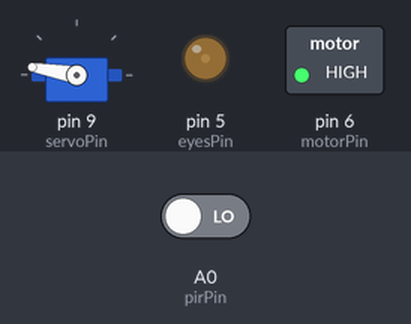
Simulated run of this sketch. Board: Arduino Uno, built with avr-gcc and run on an emulated ATmega328P. On the bench: servo, switched loads named in the sketch (green lamp = pin HIGH), output pins drawn as LEDs (lit = HIGH). The inputs (shaded band) are chosen by the test bench; at power-on: A0 (pirPin) LOW.

Above: at 1.2 s.
1.3 s: A0 (pirPin) driven HIGH
At 1.8 s:
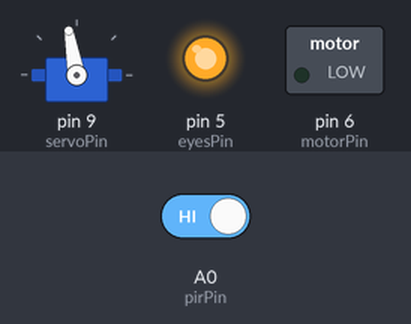
2.8 s: A0 (pirPin) driven LOW
At 6.1 s:
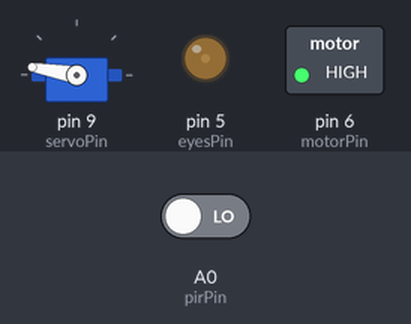
Timing chart, 0 to 7.6 s (numbered marks = the images above; inputs shaded):
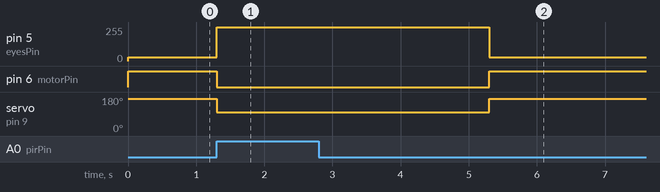

Measured:
- after the input at 1.3 s, pin 5 (eyesPin): 30/255 → 255/255 at once; pin 6 (motorPin): HIGH → LOW at once; servo on pin 9 (servoPin): 170° → 100° at once
- after the input at 2.8 s, pin 5 (eyesPin): 255/255 → 30/255 after 2.5 s; pin 6 (motorPin): LOW → HIGH after 2.5 s; servo on pin 9 (servoPin): 100° → 170° after 2.5 s

The sketch:

skeletor.ino
```cpp
#include <Servo.h>

Servo servo;  // create servo object to control a servo

const int pirPin = A0;
const int eyesPin = 5;
const int motorPin = 6;
const int servoPin = 9;

void setup() {
  Serial.begin(9600);

  pinMode(pirPin, INPUT);
  digitalWrite(pirPin, LOW);

  pinMode(eyesPin, OUTPUT);
  digitalWrite(eyesPin, LOW);
  pinMode(motorPin, OUTPUT);
  digitalWrite(motorPin, LOW);

  servo.attach(servoPin);
}

void loop() {
  digitalWrite(motorPin, HIGH);
  analogWrite(eyesPin, 30);
  servo.write(170);
  while (digitalRead(pirPin) == LOW) {
    delay(100);
  }
  servo.write(100);
  digitalWrite(motorPin, LOW);
  analogWrite(eyesPin, 255);
  do {
    delay(4000);
  } while (digitalRead(pirPin) == HIGH);
}
```
